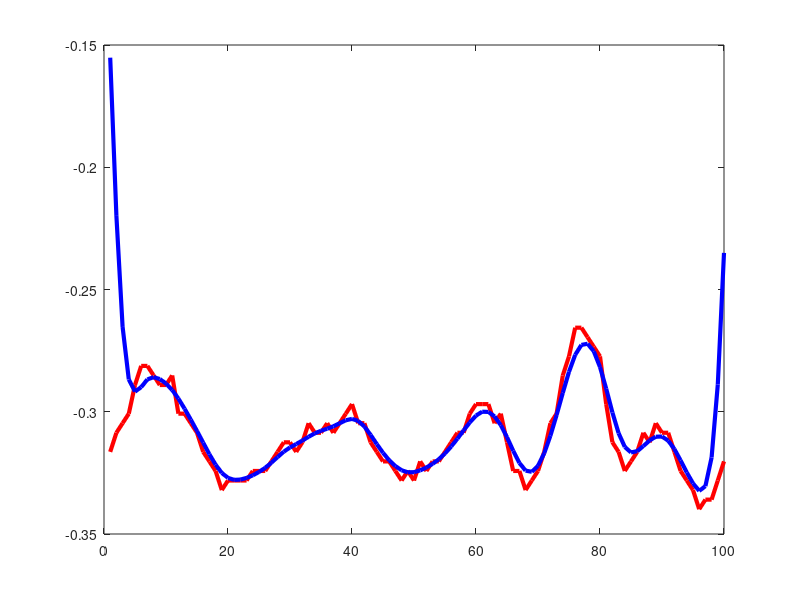
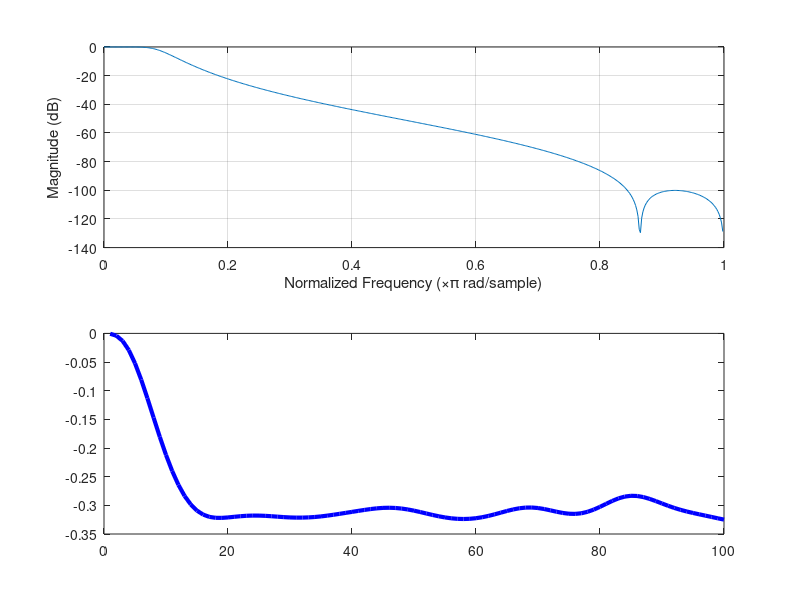

These figures' MATLAB source, in order:
% Generate sample data.
vector = [-0.31641,-0.30859,-0.30469,-0.30078,-0.28906,-0.28125,-0.28125,-0.28516,-0.28906,-0.28906,-0.28516,-0.30078,-0.30078,-0.30469,-0.30859,-0.31641,-0.32031,-0.32422,-0.33203,-0.32812,-0.32812,-0.32812,-0.32812,-0.32422,-0.32422,-0.32422,-0.32031,-0.31641,-0.3125,-0.3125,-0.31641,-0.3125,-0.30469,-0.30859,-0.30859,-0.30469,-0.30859,-0.30469,-0.30078,-0.29688,-0.30469,-0.30469,-0.3125,-0.31641,-0.32031,-0.32031,-0.32422,-0.32812,-0.32422,-0.32812,-0.32031,-0.32422,-0.32031,-0.32031,-0.31641,-0.3125,-0.30859,-0.30859,-0.30078,-0.29688,-0.29688,-0.29688,-0.30469,-0.30078,-0.3125,-0.32422,-0.32422,-0.33203,-0.32812,-0.32422,-0.31641,-0.30469,-0.30078,-0.28516,-0.27734,-0.26562,-0.26562,-0.26953,-0.27344,-0.27734,-0.29688,-0.3125,-0.31641,-0.32422,-0.32031,-0.31641,-0.30859,-0.3125,-0.30469,-0.30859,-0.30859,-0.31641,-0.32422,-0.32812,-0.33203,-0.33984,-0.33594,-0.33594,-0.32812,-0.32031]


plot(vector, 'r-', 'linewidth', 3);
set(gcf, 'Position', get(0,'Screensize')); % Maximize figure.

% Construct blurring window.
windowWidth = int16(10);
halfWidth = windowWidth / 2;
gaussFilter = gausswin(10);
gaussFilter = gaussFilter / sum(gaussFilter); % Normalize.

% Do the blur.
smoothedVector = conv(vector, gaussFilter)

% plot it.
hold on;
plot(smoothedVector(halfWidth:end-halfWidth), 'b-', 'linewidth', 3);


figure;
[b,a] = ellip(3,0.01,100,0.05);
freqz(b,a);
dataIn = randn(1000,1);
dataOut = filter(b,a,vector);
plot(dataOut, 'b-', 'linewidth', 3);

